Frame 1 (no input): blank canvas, image omitted
Frame 60 (the mouse pressed at the canvas centre just before this capture): blank canvas, image omitted
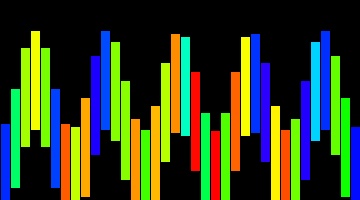
Frame 120 (the mouse held since frame 60 and released just before this capture)

The Processing sketch whose frames 1 and 60 were blank and that drew this single picture after the mouse press (run headless with seeded random() and noise(); from frame 60 on, the mouse is pressed at the canvas centre):

// Processing sketch: processing_14098
// ── processing_14098.pde


void setup(){
  size(360,200);
  colorMode(HSB,360,100,100);
}
void draw(){
  background(0);
  
  for(int x=0; x<360; x=x+5){
    float y= sin(radians(x+frameCount)*10)*50+80;
    fill(random(255),150,250);
    rect(x*2,y,10,mouseY);
  }
 
}
